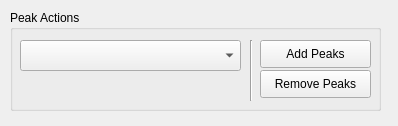
<?xml version="1.0" encoding="UTF-8"?>
<ui version="4.0">
 <class>peakActions</class>
 <widget class="QWidget" name="peakActions">
  <property name="geometry">
   <rect>
    <x>0</x>
    <y>0</y>
    <width>398</width>
    <height>126</height>
   </rect>
  </property>
  <property name="minimumSize">
   <size>
    <width>398</width>
    <height>126</height>
   </size>
  </property>
  <property name="windowTitle">
   <string>Form</string>
  </property>
  <widget class="QGroupBox" name="groupBox">
   <property name="geometry">
    <rect>
     <x>10</x>
     <y>10</y>
     <width>371</width>
     <height>101</height>
    </rect>
   </property>
   <property name="title">
    <string>Peak Actions</string>
   </property>
   <widget class="QComboBox" name="active_peaks_combobox">
    <property name="geometry">
     <rect>
      <x>10</x>
      <y>30</y>
      <width>221</width>
      <height>31</height>
     </rect>
    </property>
   </widget>
   <widget class="QPushButton" name="add_peaks_button">
    <property name="geometry">
     <rect>
      <x>250</x>
      <y>30</y>
      <width>111</width>
      <height>28</height>
     </rect>
    </property>
    <property name="text">
     <string>Add Peaks</string>
    </property>
    <property name="checkable">
     <bool>true</bool>
    </property>
   </widget>
   <widget class="QPushButton" name="remove_peaks_button">
    <property name="geometry">
     <rect>
      <x>250</x>
      <y>60</y>
      <width>111</width>
      <height>28</height>
     </rect>
    </property>
    <property name="text">
     <string>Remove Peaks</string>
    </property>
    <property name="checkable">
     <bool>true</bool>
    </property>
   </widget>
   <widget class="Line" name="line">
    <property name="geometry">
     <rect>
      <x>240</x>
      <y>30</y>
      <width>3</width>
      <height>61</height>
     </rect>
    </property>
    <property name="orientation">
     <enum>Qt::Vertical</enum>
    </property>
   </widget>
  </widget>
 </widget>
 <resources/>
 <connections/>
</ui>
